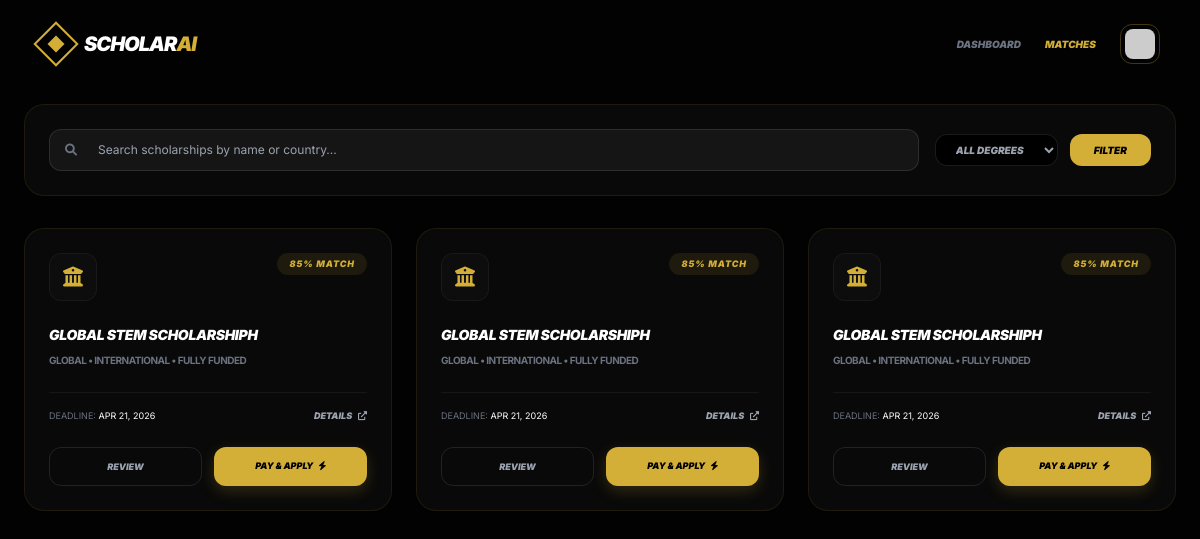
The page /matches/ (signed in) on the database its author committed.
### scholarships_app/models.py (models this page shows, shortened)
class Scholarship(models.Model):
    title = models.CharField(max_length=200)
    description = models.TextField()
    field = models.CharField(max_length=100) #
    min_gpa = models.FloatField() #
    deadline = models.DateField()
    created_at = models.DateTimeField(auto_now_add=True)

### scholarships_app/views.py (the view)
# urls.py: path('matches/', views.matches_view, name='matches'),
@login_required
def matches_view(request):
    profile, _ = Profile.objects.get_or_create(user=request.user)
    scholarships = Scholarship.objects.filter(
        Q(field__icontains=profile.interested_field) | Q(min_gpa__lte=profile.gpa)
    ).order_by('-min_gpa')
    return render(request, 'matches.html', {'matches': scholarships, 'profile': profile})

### templates/matches.html (shortened to what this page needs)
{% load static %}
<!DOCTYPE html>
<html lang="so">
<head>
    <script src="https://cdn.tailwindcss.com"></script>
    <link rel="stylesheet" href="https://cdnjs.cloudflare.com/ajax/libs/font-awesome/6.0.0/css/all.min.css">
</head>
<body class="p-6">
    <nav class="flex justify-between items-center mb-10 px-4">
        <div class="flex items-center gap-3">
            <div class="w-8 h-8 border-2 border-[#D4AF37] rotate-45 flex items-center justify-center">
                <div class="w-3 h-3 bg-[#D4AF37]"></div>
            </div>
            <h1 class="text-xl font-pro tracking-tighter">Scholar<span class="text-[#D4AF37]">AI</span></h1>
        </div>
        <div class="flex items-center gap-6">
            <a href="{% url 'dashboard' %}" class="text-[10px] font-pro text-gray-500 hover:text-[#D4AF37]">Dashboard</a>
            <a href="{% url 'matches' %}" class="text-[10px] font-pro text-[#D4AF37]">Matches</a>
            <div class="w-10 h-10 rounded-xl border border-[#D4AF37]/30 p-1">
                <img src="https://ui-avatars.com/api/?name={{ request.user.username }}&background=D4AF37&color=000" class="rounded-lg w-full h-full">
            </div>
        </div>
    </nav>
    <div class="glass p-6 mb-8 flex flex-wrap gap-4 items-center justify-between">
        <div class="relative flex-1 min-w-[300px]">
            <i class="fas fa-search absolute left-4 top-1/2 -translate-y-1/2 text-gray-500 text-xs"></i>
            <input type="text" placeholder="Search scholarships by name or country..." class="w-full bg-white/5 border border-white/10 rounded-xl py-3 pl-12 text-xs outline-none focus:border-[#D4AF37]/50">
        </div>
        <div class="flex gap-3">
            <select class="bg-black border border-white/10 rounded-xl px-4 py-2 text-[10px] font-pro text-gray-400 outline-none">
                <option>All Degrees</option>
            </select>
            <button class="bg-[#D4AF37] text-black px-6 py-2 rounded-xl text-[10px] font-pro">Filter</button>
        </div>
    </div>
    <div class="grid grid-cols-1 md:grid-cols-2 lg:grid-cols-3 gap-6">
        {% for match in matches %}
        <div class="glass p-6 scholarship-card group relative overflow-hidden">
            <div class="flex justify-between items-start mb-6">
                <div class="w-12 h-12 glass flex items-center justify-center text-[#D4AF37] rounded-xl border-white/5">
                    <i class="fas fa-university text-xl"></i>
                </div>
                <span class="bg-[#D4AF37]/10 text-[#D4AF37] text-[9px] font-pro px-3 py-1 rounded-full italic tracking-widest">
                    {% if profile.gpa >= "3.5" %}98% Match{% else %}85% Match{% endif %}
                </span>
            </div>
            <h3 class="text-sm font-pro italic mb-2 tracking-tight text-white group-hover:text-[#D4AF37] transition">
                {{ match.title }}
            </h3>
            <p class="text-[10px] text-gray-500 mb-6 font-bold uppercase tracking-tighter">
                {{ match.country|default:"Global" }} • {{ match.category|default:"International" }} • Fully Funded
            </p>
            <div class="flex items-center justify-between border-t border-white/5 pt-4 mb-6">
                <div class="text-[9px] text-gray-500 uppercase">Deadline: <span class="text-white">{{ match.deadline|date:"M d, Y"|default:"Open" }}</span></div>
                <a href="{% url 'scholarship_detail' match.id %}" class="text-[9px] font-pro text-gray-400 hover:text-white">
                    Details <i class="fas fa-external-link-alt ml-1"></i>
                </a>
            </div>
            <div class="grid grid-cols-2 gap-3">
                <a href="{% url 'scholarship_detail' match.id %}" class="text-center py-3 border border-white/10 rounded-xl text-[9px] font-pro text-gray-400 hover:border-white transition">
                    Review
                </a>
                <a href="{% url 'checkout' match.id %}" class="text-center py-3 bg-[#D4AF37] rounded-xl text-[9px] font-pro text-black hover:bg-white transition shadow-[0_5px_15px_rgba(212,175,55,0.2)]">
                    Pay & Apply <i class="fas fa-bolt ml-1"></i>
                </a>
            </div>
        </div>
        {% endfor %}
    </div>
</body>
</html>

### templates/matches.html (style rules this page uses)
:root { --gold: #D4AF37; --bg: #020202; }
body { background: var(--bg); color: white; font-family: 'Inter', sans-serif; }
.glass { background: rgba(15, 15, 15, 0.6); backdrop-filter: blur(20px); border: 1px solid rgba(212, 175, 55, 0.1); border-radius: 20px; }
.font-pro { font-weight: 900; font-style: italic; text-transform: uppercase; }

### rows shown on the page
Scholarship: title "GLOBAL STEM SCHOLARSHIPH", country "GLOBAL", category "INTERNATIONAL", deadline "APR 21, 2026"
Scholarship: title "GLOBAL STEM SCHOLARSHIPH", country "GLOBAL", category "INTERNATIONAL", deadline "APR 21, 2026"
Scholarship: title "GLOBAL STEM SCHOLARSHIPH", country "GLOBAL", category "INTERNATIONAL", deadline "APR 21, 2026"
